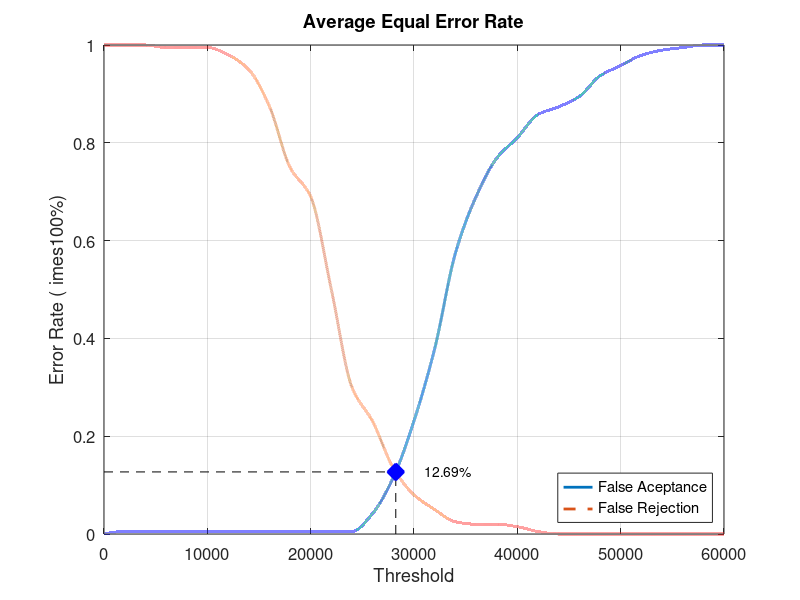
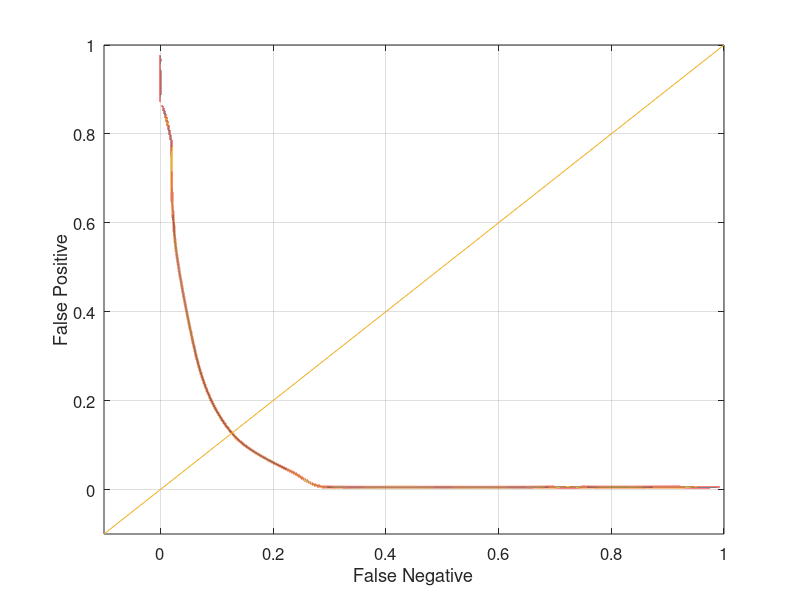

Recreate these plots in MATLAB, in order.
close all;
clear;
clc;
x = 0:2000:60000;
xq = 0:0.5:60000;

y0 = [0 0.00526316 0.00526316 0.00526316 0.00526316 0.00526316 0.00526316 0.00526316 0.00526316 0.00526316 0.00526316 0.00526316 0.00526316 0.0421053 0.115789 0.231579 0.378947 0.573684 0.689474 0.768421 0.810526 0.857895 0.873684 0.894737 0.936842 0.957895 0.978947 0.989474 0.994737 1 1]
yy0 = interp1(x, y0, xq, 'pchip');
y1 = [1 1 1 0.995 0.995 0.995 0.98 0.95 0.875 0.75 0.69 0.5 0.3 0.23 0.135 0.08 0.05 0.025 0.02 0.02 0.015 0.005 0 0 0 0 0 0 0 0 0]
yy1 = interp1(x, y1, xq, 'pchip');

% Calculating EER: 
y2 = abs(y0 - y1);
find(y2 == min(y2))
yy2 = abs(yy0 - yy1);
xEER = find(yy2 == min(yy2));
xEERIndex = xq(xEER) % X-axis EER
yEER = yy0(xEER) % Y-axis EER

main = figure
plot(xq, yy0,'-','LineWidth', 2);	hold on
plot(xq, yy1,'--','LineWidth', 2);	hold on
plot([xEERIndex xEERIndex], [0 yEER], 'k--');	hold on
plot([0 xEERIndex], [yEER yEER], 'k--');	hold on
plot(xEERIndex, yEER, 'bx', 'LineWidth', 10);	hold on
text(xEERIndex + 10 * xEERIndex / 100, yEER, [num2str(round((10000 * yEER)) / 100) '%'])
legend('False Aceptance', 'False Rejection', 'Location', 'SouthEast')
xlabel('Threshold')
ylabel('Error Rate (	imes100%)')
title('Average Equal Error Rate')
set(gca, 'FontSize', 12)
axis([0 60000 0 1])
grid on

print(main, 'Database4_2Main', '-dpng');
FNRxFPR = figure('Color', [1 1 1]);
plot(yy1, yy0, '-', yy1, yy0, 'LineWidth', 2);
hold on
y = -0.1:0.1:1
plot(y, y); 
set(gca, 'FontSize', 12)
xlabel('False Negative')
ylabel('False Positive')
axis([-0.1 1 -0.1 1])
set(gca, 'FontSize', 12)
grid on

print(FNRxFPR, 'Database4_2FNRxFPR','-dpng');
